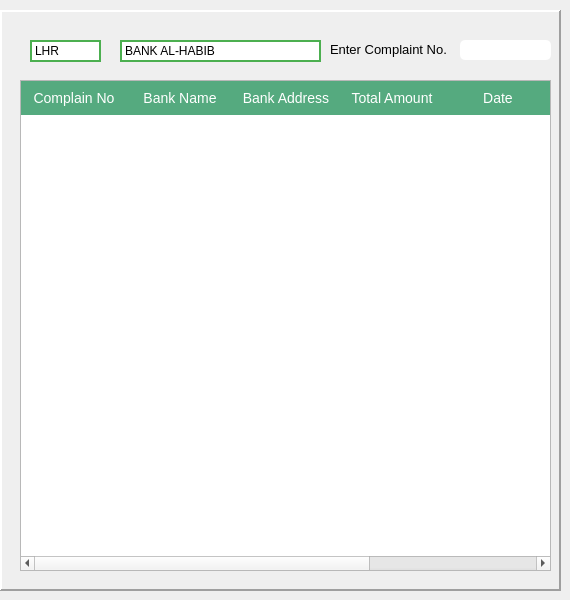
    <widget class="QWidget" name="page_3">
     <widget class="QFrame" name="frame_8">
      <property name="geometry">
       <rect>
        <x>0</x>
        <y>10</y>
        <width>561</width>
        <height>581</height>
       </rect>
      </property>
      <property name="frameShape">
       <enum>QFrame::Panel</enum>
      </property>
      <property name="frameShadow">
       <enum>QFrame::Raised</enum>
      </property>
      <property name="lineWidth">
       <number>2</number>
      </property>
      <property name="midLineWidth">
       <number>2</number>
      </property>
      <widget class="QLabel" name="label_38">
       <property name="geometry">
        <rect>
         <x>330</x>
         <y>30</y>
         <width>121</width>
         <height>20</height>
        </rect>
       </property>
       <property name="text">
        <string>&lt;html&gt;&lt;head/&gt;&lt;body&gt;&lt;p&gt;&lt;span style=&quot; font-size:10pt;&quot;&gt;Enter Complaint No.&lt;/span&gt;&lt;/p&gt;&lt;/body&gt;&lt;/html&gt;</string>
       </property>
      </widget>
      <widget class="QTableWidget" name="tableWidget_10">
       <property name="enabled">
        <bool>true</bool>
       </property>
       <property name="geometry">
        <rect>
         <x>20</x>
         <y>70</y>
         <width>531</width>
         <height>491</height>
        </rect>
       </property>
       <property name="styleSheet">
        <string notr="true">
QHeaderView::section

{
 Font-size:14px; 
 Font-family: &quot;Microsoft YaHei&quot;; 
 Color: #FFFFFF; 
 
 Background:rgb(85, 170, 127); 
Border:1px; 
 Text-align:left;
 
 
 Min-height: 34px;
 max-height:34px; 


 Margin:0px;
 Padding: 0px;

}





</string>
       </property>
       <property name="lineWidth">
        <number>1</number>
       </property>
       <property name="sizeAdjustPolicy">
        <enum>QAbstractScrollArea::AdjustToContents</enum>
       </property>
       <property name="selectionMode">
        <enum>QAbstractItemView::SingleSelection</enum>
       </property>
       <property name="selectionBehavior">
        <enum>QAbstractItemView::SelectRows</enum>
       </property>
       <property name="textElideMode">
        <enum>Qt::ElideRight</enum>
       </property>
       <property name="showGrid">
        <bool>true</bool>
       </property>
       <property name="gridStyle">
        <enum>Qt::SolidLine</enum>
       </property>
       <property name="sortingEnabled">
        <bool>false</bool>
       </property>
       <property name="rowCount">
        <number>0</number>
       </property>
       <property name="columnCount">
        <number>6</number>
       </property>
       <attribute name="horizontalHeaderCascadingSectionResizes">
        <bool>true</bool>
       </attribute>
       <attribute name="horizontalHeaderDefaultSectionSize">
        <number>106</number>
       </attribute>
       <attribute name="horizontalHeaderHighlightSections">
        <bool>false</bool>
       </attribute>
       <attribute name="horizontalHeaderShowSortIndicator" stdset="0">
        <bool>true</bool>
       </attribute>
       <attribute name="horizontalHeaderStretchLastSection">
        <bool>false</bool>
       </attribute>
       <attribute name="verticalHeaderCascadingSectionResizes">
        <bool>true</bool>
       </attribute>
       <attribute name="verticalHeaderMinimumSectionSize">
        <number>19</number>
       </attribute>
       <attribute name="verticalHeaderDefaultSectionSize">
        <number>22</number>
       </attribute>
       <attribute name="verticalHeaderStretchLastSection">
        <bool>false</bool>
       </attribute>
       <column>
        <property name="text">
         <string>Complain No</string>
        </property>
        <property name="font">
         <font>
          <pointsize>7</pointsize>
         </font>
        </property>
       </column>
       <column>
        <property name="text">
         <string>Bank Name</string>
        </property>
        <property name="font">
         <font>
          <pointsize>6</pointsize>
         </font>
        </property>
       </column>
       <column>
        <property name="text">
         <string>Bank Address</string>
        </property>
        <property name="font">
         <font>
          <pointsize>13</pointsize>
         </font>
        </property>
       </column>
       <column>
        <property name="text">
         <string>Total Amount</string>
        </property>
        <property name="font">
         <font>
          <pointsize>6</pointsize>
         </font>
        </property>
       </column>
       <column>
        <property name="text">
         <string>Date</string>
        </property>
        <property name="font">
         <font>
          <pointsize>6</pointsize>
         </font>
        </property>
       </column>
       <column>
        <property name="text">
         <string>Invoice No</string>
        </property>
        <property name="font">
         <font>
          <pointsize>6</pointsize>
         </font>
        </property>
       </column>
      </widget>
      <widget class="QLineEdit" name="lineEdit_24">
       <property name="geometry">
        <rect>
         <x>460</x>
         <y>30</y>
         <width>91</width>
         <height>20</height>
        </rect>
       </property>
       <property name="styleSheet">
        <string notr="true">border-bottom:1px solid #eee;
border:0;
box-shadow:0 0 15px 4px rgba(0,0,0,0.06);
border-radius:5px;
height:10px;</string>
       </property>
      </widget>
      <widget class="QComboBox" name="bankComBox_10">
       <property name="geometry">
        <rect>
         <x>120</x>
         <y>30</y>
         <width>201</width>
         <height>22</height>
        </rect>
       </property>
       <property name="acceptDrops">
        <bool>true</bool>
       </property>
       <property name="styleSheet">
        <string notr="true">
.QComboBox{
	border: 2px solid #4CAF50;
 }


QComboBox::down-arrow {
    position: relative;
     height: 15px;
     width: 15px;
	border: 12px;
 
    image: url(&quot;C:/Users/haseeb/AppData/Local/Temp/icons8_expand_arrow_32px.png&quot;)
}
QComboBox::drop-down {
    border: 0px; 
}

</string>
       </property>
       <property name="insertPolicy">
        <enum>QComboBox::InsertAfterCurrent</enum>
       </property>
       <item>
        <property name="text">
         <string>BANK AL-HABIB</string>
        </property>
       </item>
       <item>
        <property name="text">
         <string>BANK AL-FALAH</string>
        </property>
       </item>
       <item>
        <property name="text">
         <string>MEHRAN BANK</string>
        </property>
       </item>
       <item>
        <property name="text">
         <string>DUBAI ISLAMIC BANK</string>
        </property>
       </item>
      </widget>
      <widget class="QComboBox" name="zoneComBox_11">
       <property name="geometry">
        <rect>
         <x>30</x>
         <y>30</y>
         <width>71</width>
         <height>22</height>
        </rect>
       </property>
       <property name="acceptDrops">
        <bool>true</bool>
       </property>
       <property name="styleSheet">
        <string notr="true">
.QComboBox{
	border: 2px solid #4CAF50;
 }



QComboBox::down-arrow {
    position: relative;
     height: 15px;
     width: 15px;
	border: 12px;
 
    image: url(&quot;C:/Users/haseeb/AppData/Local/Temp/icons8_expand_arrow_32px.png&quot;)
}
QComboBox::drop-down {
    border: 0px; 
}
</string>
       </property>
       <property name="currentText">
        <string>LHR</string>
       </property>
       <item>
        <property name="text">
         <string>LHR</string>
        </property>
       </item>
       <item>
        <property name="text">
         <string>GUJ</string>
        </property>
       </item>
       <item>
        <property name="text">
         <string>FSD</string>
        </property>
       </item>
       <item>
        <property name="text">
         <string>KPK</string>
        </property>
       </item>
      </widget>
     </widget>
    </widget>
